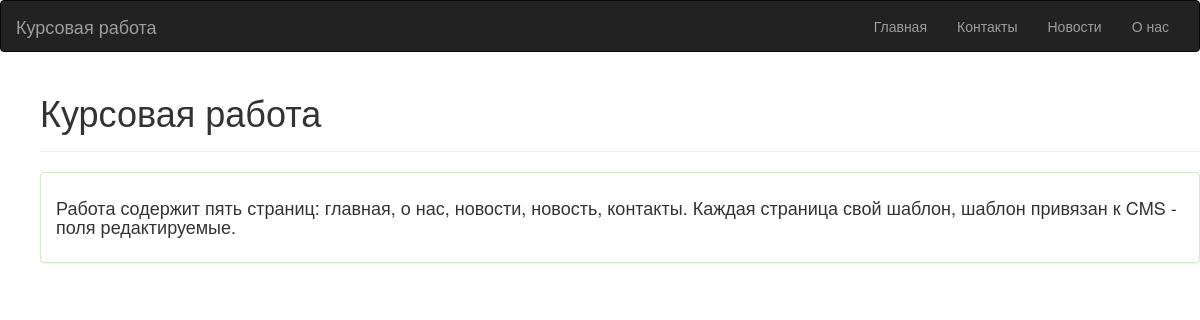
Before: / with the older database file.
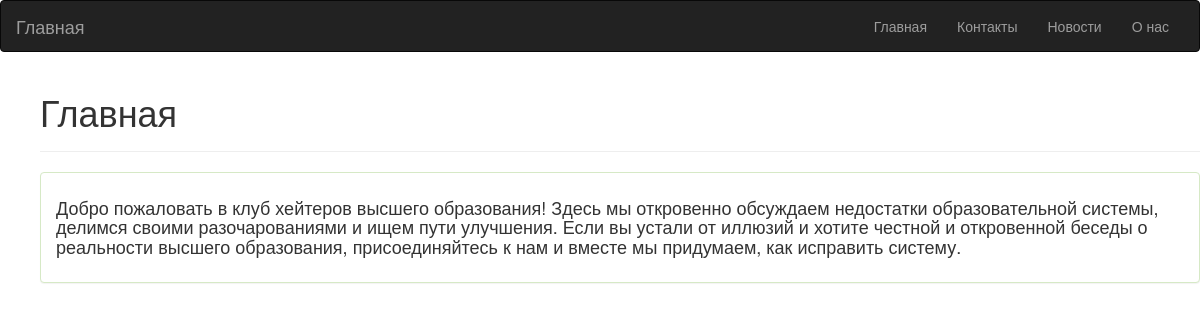
After: the same page with the newer database file.
### blog/models.py (models this page shows)
class HomePage(models.Model):
    title = models.CharField(max_length=100)
    description = models.TextField()

### blog/views.py (the view)
# urls.py: urlpatterns = [    path('', HomeView.as_view(), name='home'),
class HomeView(TemplateView):
    template_name = 'blog/home.html'
    def get_context_data(self, **kwargs):
        context = super().get_context_data(**kwargs)
        context['homepage'] = HomePage.objects.first()
        return context

### blog/templates/blog/home.html (shortened to what this page needs)
<html>
    <head>
        <link rel="stylesheet" href="https://maxcdn.bootstrapcdn.com/bootstrap/3.3.7/css/bootstrap.min.css"
>
    </head>
    <body>
        <nav class="navbar navbar-inverse">
            <div class="container-fluid">
              <div class="navbar-header">
                <a class="navbar-brand" href="#">{{ homepage.title }}</a>
              </div>
              <div class="collapse navbar-collapse" id="bs-example-navbar-collapse-1">
                <ul class="nav navbar-nav navbar-right">
                  <li><a href="{% url 'home' %}">Главная</a></li>
                  <li><a href="{% url 'contact' %}">Контакты</a></li>
                  <li><a href="{% url 'news_list' %}"> Новости </a></li>
                  <li><a href="{% url 'about' %}"> О нас </a></li>
                </ul>
              </div>
            </div>
        </nav>
        <ul>
          <div class="page-header">
            <h1>{{ homepage.title }}</h1>
          </div>
          <div class="panel panel-success">
                <div class="panel-body">
                    <h4> {{ homepage.description }} </h4>
                </div>
          </div>
        </ul>
    </body>
</html>

Changed rows visible on the page:
changed HomePage: title "Курсовая работа" → "Главная"; description "Работа содержит пять страниц: главная, о нас, новости, новость, контакты. Каждая страница свой шаблон, шаблон привязан к CMS - поля редактируемые." → "Добро пожаловать в клуб хейтеров высшего образования! Здесь мы откровенно обсуждаем недостатки образовательной системы, делимся своими разочарованиями и ищем пути улучшения. Если вы устали от иллюзий и хотите честной и откровенной беседы о реальности высшего образования, присоединяйтесь к нам и вместе мы придумаем, как исправить систему."
